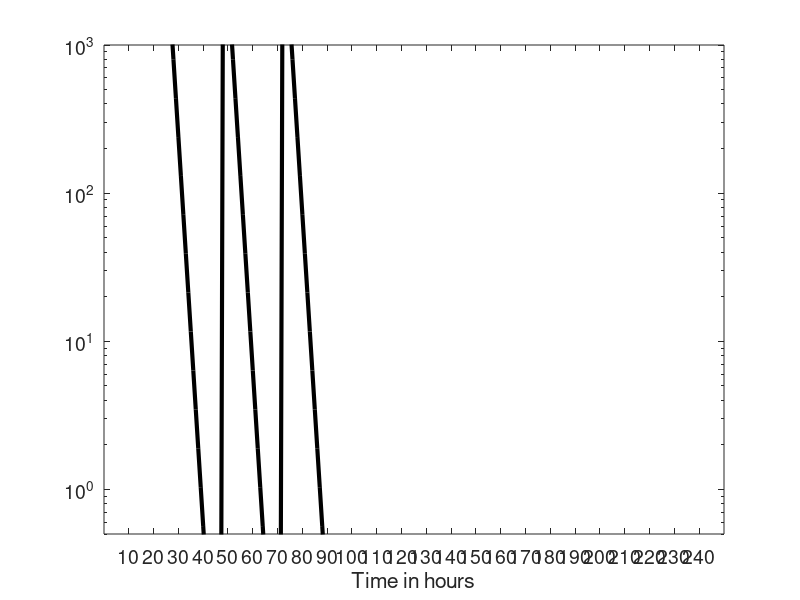

Here is the MATLAB script that generated this plot:
%solver for age and time model%
% uses analytical solution of pdes for constant source equation at each time step
clear
clear all
% global mu tau1 tau2 sigma beta n J BC alpha lam k r phi amp import

% Names of variables
% COMP = (1)  ;(ABSORB, DEFDOSE)
% COMP = (2)  ;(CENTRAL)
% COMP = (3)  ;(TRANSIT 1)
% COMP = (4)  ;(TRANSIT 2)
% COMP = (5)  ;(TRANSIT 3)
% COMP = (6)  ;(TRANSIT 4)
% COMP = (7)  ;(TRANSIT 5)
% COMP = (8)  ;(TRANSIT 6)
% COMP = (9)  ;(TRANSIT 7)


npeople = 1;
%dosing = 40;
%dosing = 40*ng/bl; ng and bl defined near the end
dosing = 8.8889e+03; %not correct either as concentration should be between 10^2 and 10^3
% flag = pregnant
% para is initial parasitaemia
% scale is the natural log of patient parasitaemia


%dimension of system
n=9;

%time steps
%da=.003;
da=1;
days=10;
maxa=days*24;
asteps=maxa/da;
nasteps=asteps;
oneday=24*(1/da);

% dosing times
dt=da;
mda1=int32(24/dt);
mda2=int32(48/dt);
mda3=int32(72/dt);


%%PK piperaquine parameters
ACL = 0.75;
AV = 1;
M_WE = 48.5;

THETA=[78.0;129;0.982;1;0.58;-0.375;0.278];
% 1.CL/F L/h
% 2.V2/F  L
% 3. MT
% 4. F1
% 5. w
% 6. F1 Flag
% 7.F1 para

FLAG=1;

OMEGA=[1 ; 0.0162; 1; 0.088; 1; 0.23 ];
%CL
%V2
%MT
%F1
%W
%MTT_IOV

WT=48.5;
PARA=3.98;

TVCL = THETA(1)*(WT/M_WE)^ACL;
TVV2 = THETA(2)*(WT/M_WE)^AV;
TVMT = THETA(3);
TVF1 = THETA(4)*(1+THETA(6)*FLAG)*(1+THETA(7)*(PARA-3.98));


% initialize solution matrix - rows are people , columns are timesteps
vv=zeros(npeople,asteps+1);

tic
% run system for each person
for jj = 1: npeople
    
    % assign parameters to each person - mean estimate times randomly
    % distributed number with mean 0 and variance omega
    CL = TVCL;
    V2 = TVV2;
    MT = TVMT;
%     F10 = TVF1;  % CHECK THIS
    F10 = 1;
    F1 = F10;
    
    NN = 7;
    KTR = (NN+1)/MT;
    
    K13 = KTR;
    K34 = KTR;
    K45 = KTR;
    K56 = KTR;
    K67 = KTR;
    K78 = KTR;
    K89 = KTR;
    K92 = KTR;
    K20 = CL/V2;
    
    S2 = V2/1000;
    VD = V2;
    
    W=THETA(5);
    
    
    %set up V = solution matrix - rows is number of compartments or variable,
    %colums is number timesteps
    v=zeros(n,asteps+1);
    
    %initialize jacobian like matrix
    J=zeros(n,n);
    
    for m=2:asteps+1
        
        %  state transition matrix
        J=[
            -K13 0 0 0 0 0 0 0 0;
            0 -K20 0 0 0 0 0 0 K92;
            K13 0 -K34 0 0 0 0 0 0;
            0 0 K34 -K45 0 0 0 0 0;
            0 0 0 K45 -K56 0 0 0 0;
            0 0 0 0 K56 -K67 0 0 0;
            0 0 0 0 0 K67 -K78 0 0;
            0 0 0 0 0 0 K78 -K89 0;
            0 0 0 0 0 0 0 K89 -K92;
            ];
        
        % calc new V
        ej=expm(J(:,:)*dt);
        v(:,m)=ej*v(:,m-1);
        
        % assign different dosing absorption rates per dose.
        if (m==mda1)
            v(1,m)=dosing*F1+v(1,m);
        end
        
        if (m==mda2)
            v(1,m)=dosing*F1+v(1,m);
        end
        
        if (m==mda3)
            v(1,m)=dosing*F1+v(1,m);
        end
        
    end
    
    % keep solution for compartment 2 for each individual
    vv(jj,:)=v(2,:);
    
    %xticktimes=(24:24:maxa);
    %xticklabels=(1:10);
    xticktimes=(10:10:maxa);
    xticklabels=(10:10:1000);
    v(2,end)=NaN;
%     patch((0:da:maxa),v(2,:),'black','EdgeColor','black','FaceAlpha',0.2);
%     set(gca,'FontSize',14,'XTick',xticktimes,'XTickLabel',1:1:days)
%     hold on
end

toc

%millitres of blood in adult
bl=4.5*1000;
%nanograms in miligrams
ng=1*10^6;

mvv=vv(1,:);

% figure(2)
% semilogy((0:da:maxa),mvv*ng/bl,'k','LineWidth',3)
% set(gca,'FontSize',14,'XTick',xticktimes,'XTickLabel',xticklabels)
% ylim([0.5 10000])
% xlim([0 72])
% xlabel('Time in days')
% hold on

figure(3)
semilogy((0:da:maxa),mvv,'k','LineWidth',3)
set(gca,'FontSize',14,'XTick',xticktimes,'XTickLabel',xticklabels)
ylim([0.5 1000])
%xlim([0 48])
%xlabel('Time in days')
xlabel('Time in hours')

